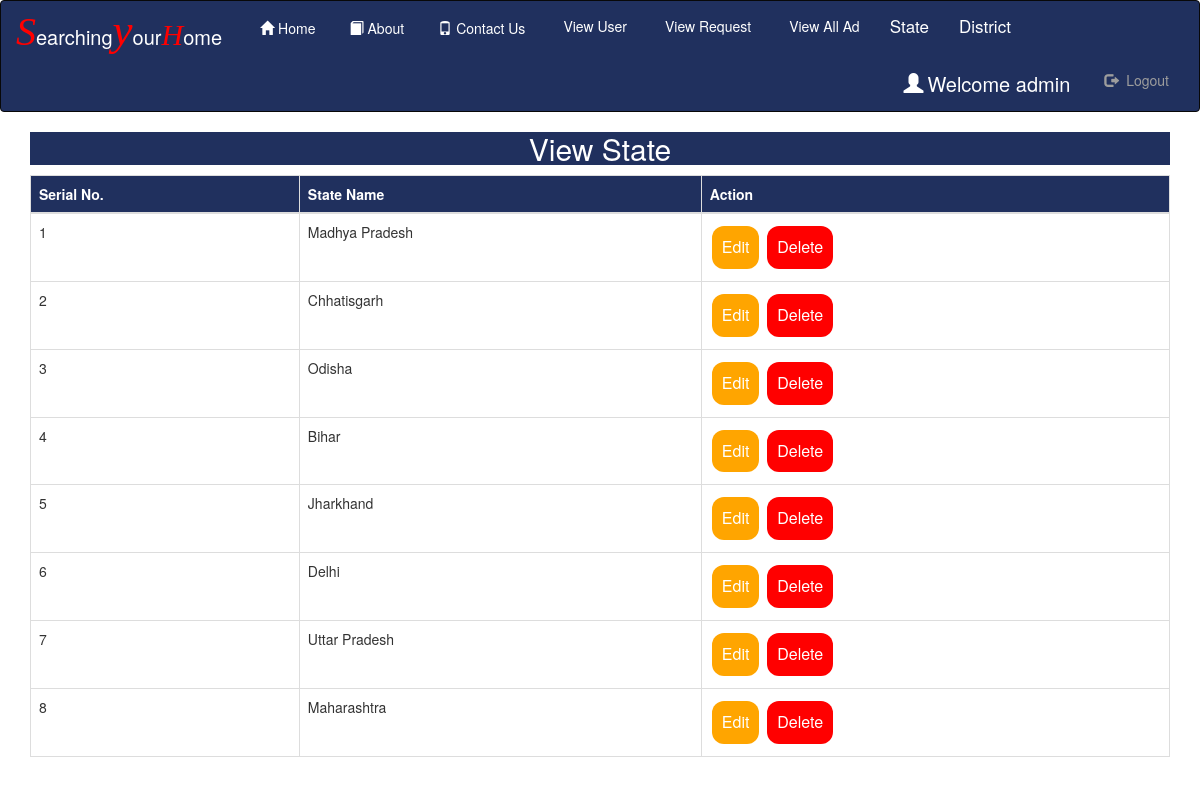
/view_state (signed in), run on the app's committed database.
### Room/models.py (models this page shows, shortened)
class State(models.Model):
    state=models.CharField(max_length=100,null=True)

### Room/views.py (the view)
# urls.py: path('view_state', View_State,name='view_state'),
def View_State(request):
    if not request.user.is_staff:
        return redirect('home')
    state=State.objects.all()
    d={'state':state}
    return render(request,'view_state.html',d)

### Room/templates/view_state.html
{% extends 'navigation.html' %}
{% block body %}
<center><div class="container"><h2 style="color:white;background-color:#20305E;width=100%">View State</h2></div></center>
 <div class="container">
<table class="table table-bordered" width="100%" id="myTable">
  <thead>
  <tr>
    <th>Serial No.</th>
    <th>State Name</th>
    <th>Action</th>
  </tr>
  </thead>
   <tbody>
    {% for i in state %}
  <tr>
    <td>{{forloop.counter}}</td>
    <td>{{i.state}}</td>
      <td><a href="{% url 'edit_state' i.id %}"><button class="button button1">Edit</button></a>
      <a href="{% url 'delete_state' i.id %}"><button class="button button2">Delete</button></a></td>
  </tr>
    {% endfor %}
    </tbody>
</table>
 </div>
{% endblock %}

### Room/templates/navigation.html (shortened to what this page needs)
<!DOCTYPE html>
<html lang="en">
{% load static %}
<head>
  <link rel="stylesheet" href="https://maxcdn.bootstrapcdn.com/bootstrap/3.3.6/css/bootstrap.min.css">
    <link rel = stylesheet href = "https://cdn.datatables.net/1.10.20/css/jquery.dataTables.min.css">
</head>
<body>
<nav class="navbar navbar-inverse" style="padding:0px;margin:0px;background-color:#20305E;color:white;>
  <div class="container-fluid" style="padding:0px;margin:0px">
    <div class="navbar-header" style="margin-bottom:4px;margin-right:4px;">
      <a class="navbar-brand" href="#"><span style="font-size:40px;color:Red"><i style="font-family:cursive">S</i></span><span style="font-size:20px;color:white">earching</span><span style="font-size:45px;color:Red"><i style="font-family:cursive">y</i></span><span style="font-size:20px;color:white">our</span><span style="font-size:30px;color:Red"><i style="font-family:cursive">H</i></span><span style="font-size:20px;color:white">ome</span></a>
    </div>
    <ul class="nav navbar-nav">
      <li><a href="{% url 'home' %}" style = "color : white" ><span class="glyphicon glyphicon-home" style="padding:4px"></span>Home</a></li>
        <li><a href="{% url 'about' %}" style = "color : white"><span class="glyphicon glyphicon-book" style="padding:4px"></span>About</a></li>
        <li><a href="{% url 'contact' %}" style = "color : white"><span class="glyphicon glyphicon-phone" style="padding:4px"></span>Contact Us</a></li>
      {% if not request.user.is_staff %}
      <li><a href="{% url 'search' %}" style = "color : white"><span class="glyphicon glyphicon-search" style="padding:4px"></span>Search Home</a></li>
      {% if request.user.username %}
        <li><a href="{% url 'rent1' %}" style = "color : white"><span class="glyphicon glyphicon-plus" style="padding:4px"></span>Add HomeOnRent</a></li>
      <li><a href="{% url 'img' %}" style = "color : white"><span class="glyphicon glyphicon-View" style="padding:4px"></span>View My Ad</a></li>
    {% endif %}
        {% else %}
      <li><a href="{% url 'view_user' %}" style = "color : white"><span class="glyphicon glyphicon-View" style="padding:4px"></span>View User</a></li>
      <li><a href="{% url 'request' %}" style = "color : white"><span class="glyphicon glyphicon-View" style="padding:4px"></span>View Request</a></li>
      <li><a href="{% url 'alladd' %}" style = "color : white"><span class="glyphicon glyphicon-View" style="padding:4px"></span>View All Ad</a></li>
        <li class="nav-item dropdown">
      <a class="nav-link dropdown-toggle" href="#" id="navbardrop" data-toggle="dropdown" style="font-size:17px;color : white">
        State
      </a>
    </li>
       <li class="nav-item dropdown">
      <a class="nav-link dropdown-toggle" href="#" id="navbardrop" data-toggle="dropdown" style="font-size:17px;color : white ">
        District
      </a>
    </li>
        {% endif %}
    </ul>
    {% if request.user.username %}
    <ul class="nav navbar-nav navbar-right">
      <li><a href="{% url 'user_detail' %}" style="color:white;font-size:20px"> <span class="glyphicon glyphicon-user" style="padding:4px;"></span>Welcome  {{request.user.username}}</a></li>
      <li><a href="{% url 'logout' %}" style="margin-right:30px"><span class="glyphicon glyphicon-log-out" style="padding:4px;"></span> Logout</a></li>
    </ul>
    {% endif %}
</nav>
{% block body %}
{% endblock %}
</body>
</html>

### Room/templates/navigation.html (style rules this page uses)
.button { background-color: orange; border: none; color: white; padding: 10px; text-align: center; text-decoration: none; display: inline-block; font-size: 16px; margin: 4px 2px; cursor: pointer; }
.button2 { background-color: red; border: none; color: white; padding: 10px; text-align: center; text-decoration: none; display: inline-block; font-size: 16px; margin: 4px 2px; cursor: pointer; }
.button1 { border-radius: 12px; }
.button2 { border-radius: 12px; }
th { background-color:#20305E; color:white; }

### data on the page
State: state "Madhya Pradesh"
State: state "Chhatisgarh"
State: state "Odisha"
State: state "Bihar"
State: state "Jharkhand"
State: state "Delhi"
State: state "Uttar Pradesh"
State: state "Maharashtra"

### other printed values
{{ request.user.username }} "admin"
